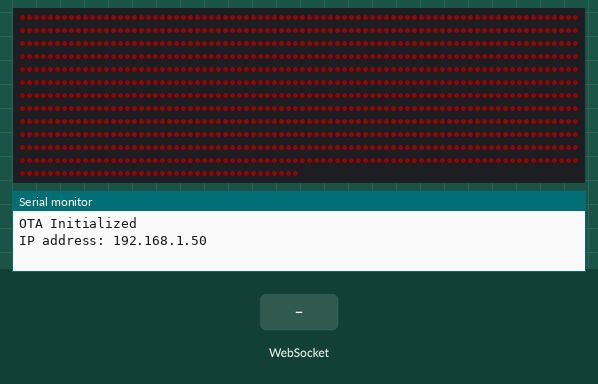
A program run on a simulated ESP32. Shown: 1000 RGB LEDs in strip order, left to right, continuing on the next row, the last lines printed to the serial monitor. Inputs (shaded band) come from the test bench. Dim RGB values are drawn brighter than linear; WiFi joins after 1.5 s; servers stay silent unless stated.

Above: at 2.7 s.
2.8 s: WebSocket text "0" received
4.6 s: WebSocket text "5" received
6.1 s: WebSocket text "@" received
At 6.5 s:
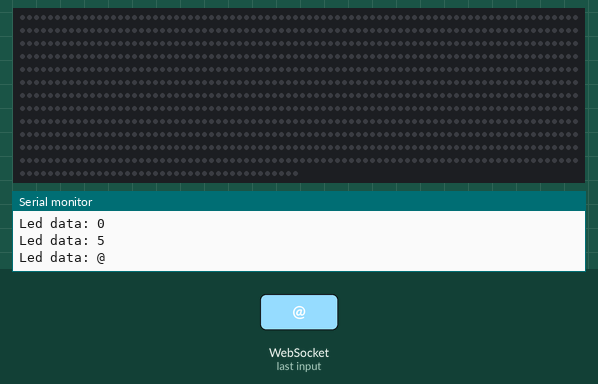
7.6 s: WebSocket text "90" received
At 8.8 s:
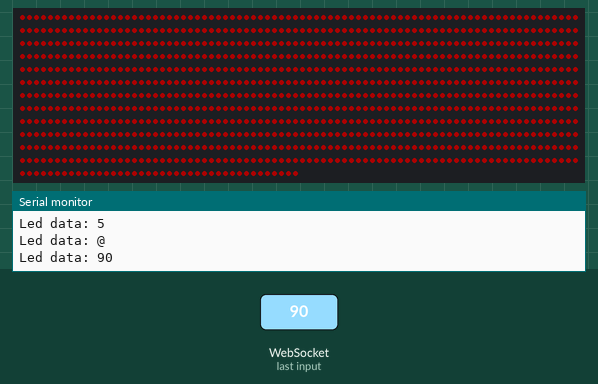
Timing chart, 0 to 10.1 s (numbered marks = the images above; inputs shaded):
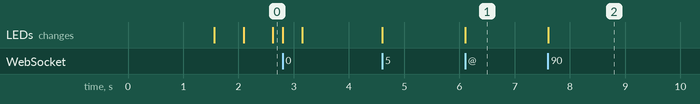

The program:

main.cpp
```cpp
#include <Arduino.h>
#include <Credentials.h>
#include <ESPAsyncWebServer.h>
#include <WebSerial.h>
#include <OTA.h>
#include <StairsWeb.h>


const char index_html[] PROGMEM = R"rawliteral(
<!DOCTYPE html>
<html>
<head>
    <title>Hello</title>

    <meta charset="utf-8">
    <meta name="viewport" content="width=device-width, initial-scale=1">
    <link rel="icon" href="data:,">
</head>
<body>
    <h1>Home</h1>
    <a href="./stairs">Stairs</a>
</body>
</html>
)rawliteral";

// Web server running on port 80
AsyncWebServer server(80);

void recvMsg(uint8_t *data, size_t len){
    String d = "";
    for(int i=0; i < len; i++){
        d += char(data[i]);
    }
    WebSerial.println(d);
}

void setup() {
    Serial.begin(9600);

    setupOTA("ChefoStairs", WIFI_SSID, WIFI_PW);

    server.on("/", HTTP_GET, [](AsyncWebServerRequest *request){
        request->send_P(200, "text/html", index_html, NULL);
    });

    StairsWeb.begin(&server);
    Stairs.initialize();

    WebSerial.begin(&server);
    WebSerial.msgCallback(recvMsg);

    server.begin();
}

void loop() {
    ArduinoOTA.handle();

    Stairs.live();
}
```

Credentials.h
```cpp
#ifndef CREDENTIALS_H
#define CREDENTIALS_H

#define WIFI_SSID "MyWiFiSSID"
#define WIFI_PW "some_secret_password"

#endif
```

OTA.h
```cpp
#ifdef ESP32
#include <WiFi.h>
#include <ESPmDNS.h>
#else
#include <ESP8266WiFi.h>
#include <ESP8266mDNS.h>
#endif

#include <WiFiUdp.h>
#include <ArduinoOTA.h>

#if defined(ESP32_RTOS) && defined(ESP32)
void ota_handle( void * parameter ) {
  for (;;) {
    ArduinoOTA.handle();
    delay(3500);
  }
}
#endif

void setupOTA(const char* nameprefix, const char* ssid, const char* password) {
  // Configure the hostname
  uint16_t maxlen = strlen(nameprefix) + 7;
  char *fullhostname = new char[maxlen];
  uint8_t mac[6];
  WiFi.macAddress(mac);
  snprintf(fullhostname, maxlen, "%s-%02x%02x%02x", nameprefix, mac[3], mac[4], mac[5]);
  ArduinoOTA.setHostname(fullhostname);
  delete[] fullhostname;

  // Configure and start the WiFi station
  WiFi.mode(WIFI_STA);
  WiFi.begin(ssid, password);

  // Wait for connection
  while (WiFi.waitForConnectResult() != WL_CONNECTED) {
    Serial.println("Connection Failed! Rebooting...");
    delay(5000);
    ESP.restart();
  }

  // Port defaults to 3232
  ArduinoOTA.setPort(3232); // Use 8266 port if you are working in Sloeber IDE, it is fixed there and not adjustable

  // No authentication by default
  // ArduinoOTA.setPassword("admin");

  // Password can be set with it's md5 value as well
  // MD5(admin) = 21232f297a57a5a743894a0e4a801fc3
  // ArduinoOTA.setPasswordHash("21232f297a57a5a743894a0e4a801fc3");

  ArduinoOTA.onStart([]() {
	//NOTE: make .detach() here for all functions called by Ticker.h library - not to interrupt transfer process in any way.
    String type;
    if (ArduinoOTA.getCommand() == U_FLASH)
      type = "sketch";
    else // U_SPIFFS
      type = "filesystem";

    // NOTE: if updating SPIFFS this would be the place to unmount SPIFFS using SPIFFS.end()
    Serial.println("Start updating " + type);
  });

  ArduinoOTA.onEnd([]() {
    Serial.println("\nEnd");
  });

  ArduinoOTA.onProgress([](unsigned int progress, unsigned int total) {
    Serial.printf("Progress: %u%%\r", (progress / (total / 100)));
  });

  ArduinoOTA.onError([](ota_error_t error) {
    Serial.printf("Error[%u]: ", error);
    if (error == OTA_AUTH_ERROR) Serial.println("\nAuth Failed");
    else if (error == OTA_BEGIN_ERROR) Serial.println("\nBegin Failed");
    else if (error == OTA_CONNECT_ERROR) Serial.println("\nConnect Failed");
    else if (error == OTA_RECEIVE_ERROR) Serial.println("\nReceive Failed");
    else if (error == OTA_END_ERROR) Serial.println("\nEnd Failed");
  });

  ArduinoOTA.begin();

  Serial.println("OTA Initialized");
  Serial.print("IP address: ");
  Serial.println(WiFi.localIP());

#if defined(ESP32_RTOS) && defined(ESP32)
  xTaskCreate(
    ota_handle,          /* Task function. */
    "OTA_HANDLE",        /* String with name of task. */
    10000,            /* Stack size in bytes. */
    NULL,             /* Parameter passed as input of the task */
    1,                /* Priority of the task. */
    NULL);            /* Task handle. */
#endif
}
```

Stairs.h
```cpp
#include <Arduino.h>
#include <FastLED.h>

// How many leds in your strip?
#define NUM_LEDS 1000
#define DATA_PIN 2

// Define the array of leds
CRGB leds[NUM_LEDS];

class StairsClass{

bool calibrating = false;
uint32_t color = 16711680;
uint8_t brightness = 20;

public:
    void calibrate(uint32_t newColor, uint8_t newBrightness){
        calibrating = true;
        color = newColor;
        brightness = newBrightness;

        litAll(color, brightness);
    }

    void initialize()
    {
        FastLED.addLeds<WS2812B, DATA_PIN, GRB>(leds, NUM_LEDS);
        FastLED.setBrightness(brightness);
        leds[0] = color;
        FastLED.show();
    }

    void live()
    {
        if(waitForCalibrationToFinish(10000))
        {
            Serial.println(F("Calibrating..."));
        }
        else
        {
            litAll(color, brightness);
            delay(500);
            offAll();
            delay(500);
        }
    }

private:
    void litAll(uint32_t p_color, uint8_t p_brightness)
    {
        FastLED.setBrightness(p_brightness);

        for(int i = 0; i < NUM_LEDS; i++)
        {
            leds[i] = p_color;
        }

        FastLED.show();
    }

    void offAll()
    {
        for(int i = 0; i < NUM_LEDS; i++)
        {
            leds[i] = CRGB::Black;
        }

        FastLED.show();
    }

    bool waitForCalibrationToFinish(uint32_t wait)
    {
        if(calibrating)
        {
            calibrating = false;
            delay(wait);

            if(calibrating == false)
            {
                offAll();
            }
        }

        return calibrating;
    }
};

StairsClass Stairs;
```

stairsWeb.h
```cpp
#include <Arduino.h>
#include <AsyncTCP.h>
#include <ESPAsyncWebServer.h>
#include <FastLED.h>
#include <Stairs.h>

const char stairs_html[] PROGMEM = R"rawliteral(
<!DOCTYPE html>
<html>
<head>
    <title>Stairs</title>

    <meta charset="utf-8">
    <meta name="viewport" content="width=device-width, initial-scale=1">
    <link rel="icon" href="data:,">

    <script src="https://ajax.googleapis.com/ajax/libs/jquery/3.5.1/jquery.min.js">

    <script src="https://cdn.jsdelivr.net/npm/spectrum-colorpicker2/dist/spectrum.min.js"></script>
    <link rel="stylesheet" type="text/css" href="https://cdn.jsdelivr.net/npm/spectrum-colorpicker2/dist/spectrum.min.css">

    <script language="javascript">
        var gwUrl = "ws://" + window.location.hostname + "/stairsws";
        var webSocket = new WebSocket(gwUrl);

        webSocket.onopen = function(e) {
            console.log("open");
        }

        webSocket.onclose = function(e) {
            console.log("close");
        }

        webSocket.onmessage = function(e) {
            console.log(e.data);
        }

        function handleLed() {
            var color = document
                .getElementById('type-color-on-page')
                .value
                .substring(1);

            var brightness = document
                .getElementById('ledBrightness')
                .value;

            webSocket.send(color + "@" + brightness);
        }
    </script>

    <style>

    </style>
</head>
<body>
    <h2>Stairs</h2>
    <div class="content">
        <div>
            <p>Pick a color</p>
            <input type="color" id="type-color-on-page" onchange="handleLed()" />
        </div>

        <div>
            <p>Set brightness</p>
            <input id="ledBrightness" type="range" min="1" max="255" value="50" onchange="handleLed()" >
        </div>

    </div>
</body>
</html>
)rawliteral";

class StairsWebClass{

public:
    void begin(AsyncWebServer *server, const char* url = "/stairs"){

        _server = server;
        _ws = new AsyncWebSocket("/stairsws");

        _server->on(url, HTTP_GET, [](AsyncWebServerRequest *request){
            request->send_P(200, "text/html", stairs_html, NULL);
        });

        _ws->onEvent([&](AsyncWebSocket * server, AsyncWebSocketClient * client, AwsEventType type, void * arg, uint8_t *data, size_t len) -> void {
            switch(type) {
                case WS_EVT_CONNECT:
                    Serial.printf("Client connected: \n\tClient id:%u\n\tClient IP:%s\n",
                        client->id(), client->remoteIP().toString().c_str());
                    break;
                case WS_EVT_DISCONNECT:
                    Serial.printf("Client disconnected:\n\tClient id:%u\n", client->id());
                    break;
                case WS_EVT_DATA:
                    handlingIncomingData(arg, data, len);
                    break;
                case WS_EVT_PONG:
                    Serial.printf("Pong:\n\tClient id:%u\n", client->id());
                    break;
                case WS_EVT_ERROR:
                    Serial.printf("Error:\n\tClient id:%u\n", client->id());
                    break;
            }
        });

        _server->addHandler(_ws);
    }

private:
    AsyncWebServer *_server;
    AsyncWebSocket *_ws;

    void handlingIncomingData(void *arg, uint8_t *data, size_t len) {
        AwsFrameInfo *info = (AwsFrameInfo*)arg;

        if (info->final && info->index == 0 && info->len == len && info->opcode == WS_TEXT) {
            String cmd = "";
            for (int i=0; i < len; i++)
                cmd += ((char) data[i]);

            Serial.println("Led data: " + cmd);

            String hexColor = "ff0000";
            int brightness = 50;
            for (int i = 0; i < cmd.length(); i++) {
                if (cmd.substring(i, i+1) == "@") {
                    hexColor = cmd.substring(0, i);
                    brightness = cmd.substring(i+1).toInt();
                    break;
                }
            }

            int color = strtol(&hexColor[0], NULL, 16);
            Stairs.calibrate(color, brightness);
        }
    }
};

StairsWebClass StairsWeb;
```

Measured:
- after the input at 6.1 s, the LEDs: change at once (image 1)
- after the input at 7.6 s, the LEDs: change at once (image 2)
